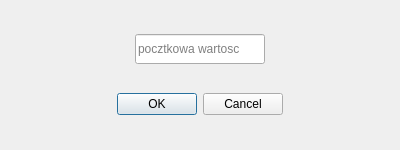
<?xml version="1.0" encoding="UTF-8"?>
<ui version="4.0">
 <class>Dialog</class>
 <widget class="QDialog" name="Dialog">
  <property name="geometry">
   <rect>
    <x>0</x>
    <y>0</y>
    <width>400</width>
    <height>150</height>
   </rect>
  </property>
  <property name="minimumSize">
   <size>
    <width>400</width>
    <height>150</height>
   </size>
  </property>
  <property name="maximumSize">
   <size>
    <width>400</width>
    <height>150</height>
   </size>
  </property>
  <property name="windowTitle">
   <string>Dialog</string>
  </property>
  <layout class="QGridLayout" name="gridLayout">
   <item row="0" column="0">
    <layout class="QHBoxLayout" name="horizontalLayout_2">
     <item>
      <spacer name="horizontalSpacer_3">
       <property name="orientation">
        <enum>Qt::Horizontal</enum>
       </property>
       <property name="sizeHint" stdset="0">
        <size>
         <width>40</width>
         <height>20</height>
        </size>
       </property>
      </spacer>
     </item>
     <item>
      <widget class="QLineEdit" name="nazwa">
       <property name="minimumSize">
        <size>
         <width>130</width>
         <height>30</height>
        </size>
       </property>
       <property name="maximumSize">
        <size>
         <width>130</width>
         <height>30</height>
        </size>
       </property>
       <property name="placeholderText">
        <string>pocztkowa wartosc</string>
       </property>
      </widget>
     </item>
     <item>
      <spacer name="horizontalSpacer_4">
       <property name="orientation">
        <enum>Qt::Horizontal</enum>
       </property>
       <property name="sizeHint" stdset="0">
        <size>
         <width>40</width>
         <height>20</height>
        </size>
       </property>
      </spacer>
     </item>
    </layout>
   </item>
   <item row="1" column="0">
    <layout class="QHBoxLayout" name="horizontalLayout">
     <item>
      <spacer name="horizontalSpacer">
       <property name="orientation">
        <enum>Qt::Horizontal</enum>
       </property>
       <property name="sizeHint" stdset="0">
        <size>
         <width>40</width>
         <height>20</height>
        </size>
       </property>
      </spacer>
     </item>
     <item>
      <widget class="QDialogButtonBox" name="buttonBox">
       <property name="orientation">
        <enum>Qt::Horizontal</enum>
       </property>
       <property name="standardButtons">
        <set>QDialogButtonBox::Cancel|QDialogButtonBox::Ok</set>
       </property>
      </widget>
     </item>
     <item>
      <spacer name="horizontalSpacer_2">
       <property name="orientation">
        <enum>Qt::Horizontal</enum>
       </property>
       <property name="sizeHint" stdset="0">
        <size>
         <width>40</width>
         <height>20</height>
        </size>
       </property>
      </spacer>
     </item>
    </layout>
   </item>
  </layout>
 </widget>
 <resources/>
 <connections>
  <connection>
   <sender>buttonBox</sender>
   <signal>accepted()</signal>
   <receiver>Dialog</receiver>
   <slot>accept()</slot>
   <hints>
    <hint type="sourcelabel">
     <x>248</x>
     <y>254</y>
    </hint>
    <hint type="destinationlabel">
     <x>157</x>
     <y>274</y>
    </hint>
   </hints>
  </connection>
  <connection>
   <sender>buttonBox</sender>
   <signal>rejected()</signal>
   <receiver>Dialog</receiver>
   <slot>reject()</slot>
   <hints>
    <hint type="sourcelabel">
     <x>316</x>
     <y>260</y>
    </hint>
    <hint type="destinationlabel">
     <x>286</x>
     <y>274</y>
    </hint>
   </hints>
  </connection>
 </connections>
</ui>
